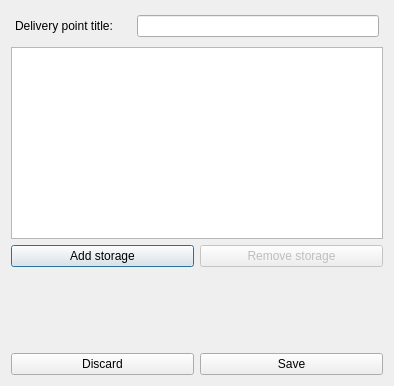
<?xml version="1.0" encoding="UTF-8"?>
<ui version="4.0">
 <class>DeliveryPointEditDialog</class>
 <widget class="QDialog" name="DeliveryPointEditDialog">
  <property name="geometry">
   <rect>
    <x>0</x>
    <y>0</y>
    <width>394</width>
    <height>386</height>
   </rect>
  </property>
  <property name="windowTitle">
   <string>Dialog</string>
  </property>
  <layout class="QVBoxLayout" name="verticalLayout">
   <item>
    <layout class="QFormLayout" name="formLayout">
     <property name="horizontalSpacing">
      <number>24</number>
     </property>
     <property name="leftMargin">
      <number>4</number>
     </property>
     <property name="topMargin">
      <number>4</number>
     </property>
     <property name="rightMargin">
      <number>4</number>
     </property>
     <property name="bottomMargin">
      <number>4</number>
     </property>
     <item row="0" column="0">
      <widget class="QLabel" name="label">
       <property name="text">
        <string>Delivery point title:</string>
       </property>
      </widget>
     </item>
     <item row="0" column="1">
      <widget class="QLineEdit" name="lineEdit"/>
     </item>
    </layout>
   </item>
   <item>
    <widget class="QListView" name="listView"/>
   </item>
   <item>
    <layout class="QHBoxLayout" name="horizontalLayout">
     <item>
      <widget class="QPushButton" name="pushButton">
       <property name="text">
        <string>Add storage</string>
       </property>
      </widget>
     </item>
     <item>
      <widget class="QPushButton" name="pushButton_2">
       <property name="enabled">
        <bool>false</bool>
       </property>
       <property name="text">
        <string>Remove storage</string>
       </property>
      </widget>
     </item>
    </layout>
   </item>
   <item>
    <spacer name="verticalSpacer">
     <property name="orientation">
      <enum>Qt::Vertical</enum>
     </property>
     <property name="sizeHint" stdset="0">
      <size>
       <width>20</width>
       <height>20</height>
      </size>
     </property>
    </spacer>
   </item>
   <item>
    <layout class="QHBoxLayout" name="horizontalLayout_2">
     <item>
      <widget class="QPushButton" name="pushButton_3">
       <property name="text">
        <string>Discard</string>
       </property>
      </widget>
     </item>
     <item>
      <widget class="QPushButton" name="pushButton_4">
       <property name="text">
        <string>Save</string>
       </property>
      </widget>
     </item>
    </layout>
   </item>
  </layout>
 </widget>
 <resources/>
 <connections/>
</ui>
